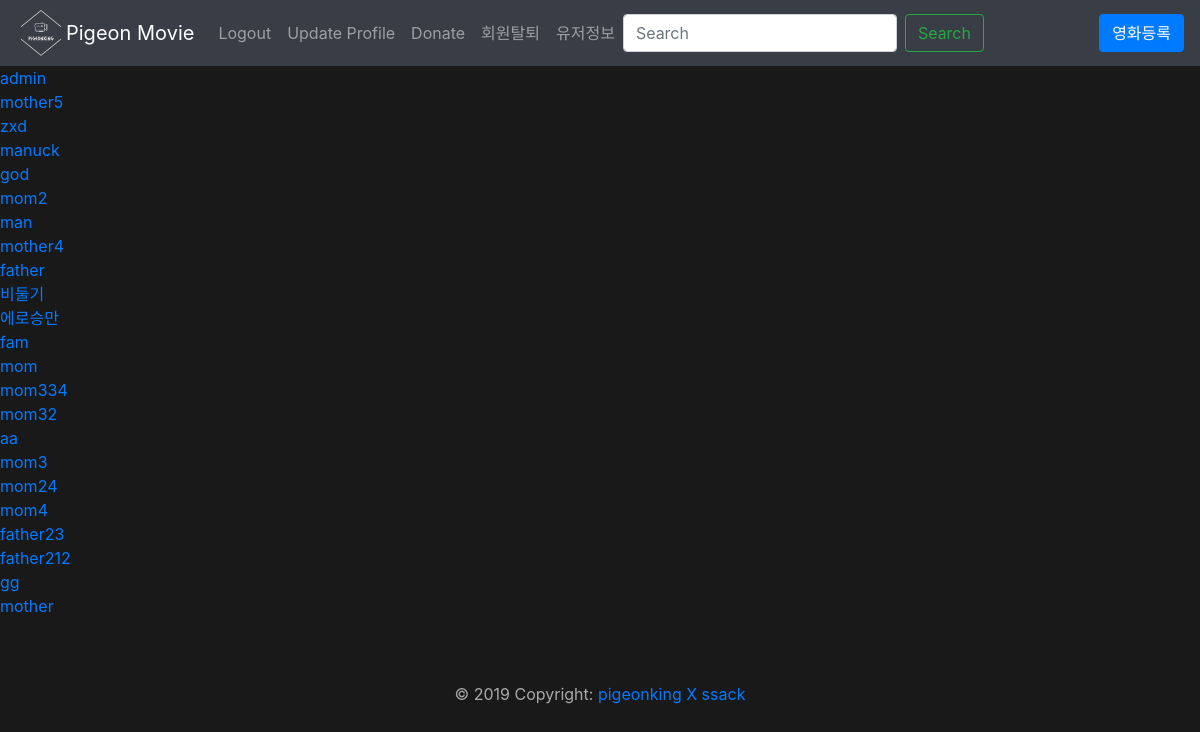
The page /accounts/userlist/ (signed in) on the database as committed earlier.
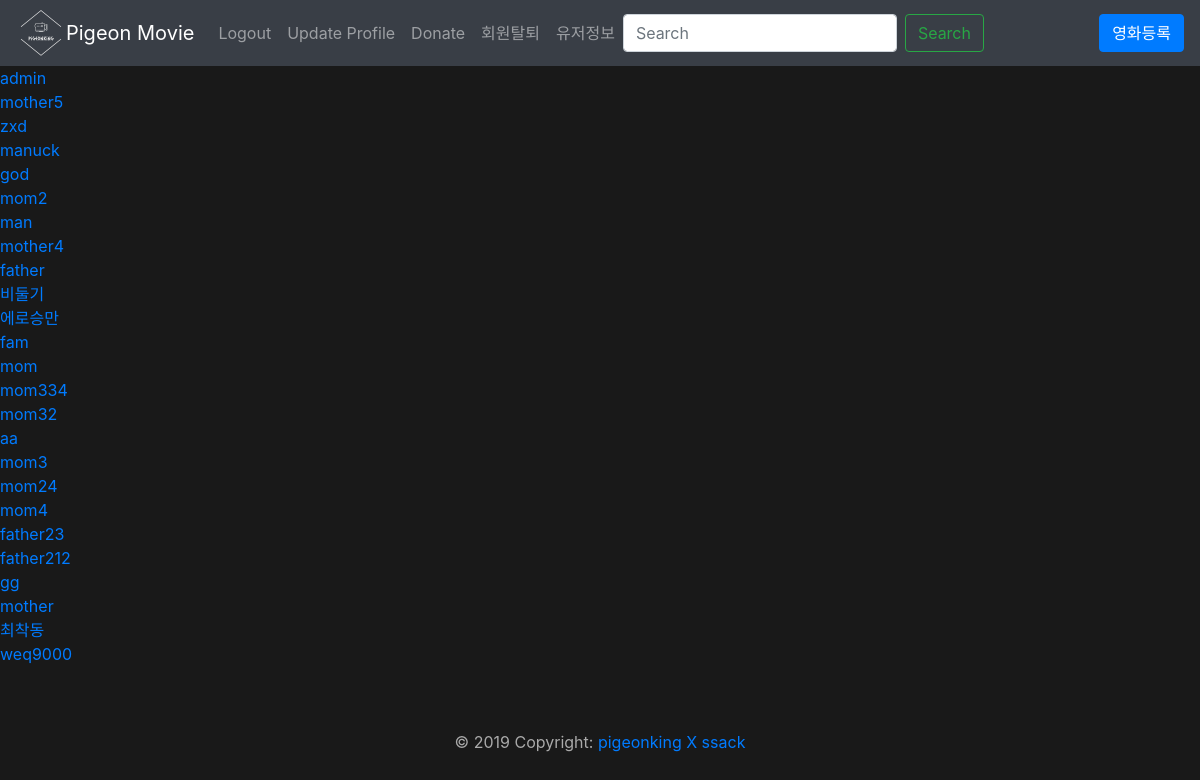
The same page on the database as committed later.
### accounts/models.py (models this page shows, shortened)
class MyUser(AbstractBaseUser):
    username = models.CharField(
        verbose_name='ID',
        max_length=255,
        unique=True,
    )
    date_of_birth = models.DateField()
    favorite_genres = models.ManyToManyField(Genre,related_name="genrestouser")
    is_active = models.BooleanField(default=True)
    is_admin = models.BooleanField(default=False)
    objects = MyUserManager()
    USERNAME_FIELD = 'username'
    REQUIRED_FIELDS = ['date_of_birth']
    def __str__(self):
        return self.username

### accounts/views.py (the view)
# urls.py: path('userlist/',views.userlist,name="userlist"),
@login_required
def userlist(request):
    if not request.user.is_admin:
        return redirect('movies:index')
    User = get_user_model()
    users = User.objects.all()
    return render(request,'accounts/userlist.html',{'users':users})

### accounts/templates/accounts/userlist.html
{% extends 'base.html' %}
{% block body %}
{% for user in users %}
    <a href="{% url 'accounts:user_detail' user.pk %}">{{ user }}</a><br>
{% endfor %}
{% endblock %}

### final_project/templates/base.html (shortened to what this page needs)
<!DOCTYPE html>
{% load static %}
<html lang="ko">
<head>
    <link rel="stylesheet" href="https://stackpath.bootstrapcdn.com/bootstrap/4.3.1/css/bootstrap.min.css">
</head>
<body style="background-color:#191919; color:#AAA">
    {% include '_navbar.html' %}
    {% block body %}
    {% endblock %}
    {% include '_footer.html' %}
</body>
</html>

### final_project/templates/_navbar.html (shortened to what this page needs)
{% load static %}
<nav class="navbar sticky-top navbar-expand-lg navbar-dark" style="background-color:#393e46">
<img src="{% static 'logo.png' %}" style="width:50px;height:50px">
  <a class="navbar-brand" href="/movies/">Pigeon Movie</a>
  <div class="collapse navbar-collapse" id="navbarSupportedContent">
    <ul class="navbar-nav mr-auto">
      {% if user.is_authenticated %}
      <li class="nav-item"><a class="nav-link" href="{% url 'accounts:logout' %}">Logout</a></li>
      <li class="nav-item"><a class="nav-link" href="{% url 'accounts:update' %}">Update Profile</a></li>
      <li class="nav-item"><a class="nav-link" href="{% url 'movies:donate' %}">Donate</a></li>
      <li class="nav-item"><a class="nav-link" href="{% url 'accounts:delete' %}" onclick="return(confirm('탈퇴하시겠습니까?'))">회원탈퇴</a></li>
	    {% else %}
	    <li class="nav-item"><a class="nav-link" href="{% url 'accounts:login' %}">Login</a></li>
	    <li class="nav-item"><a class="nav-link" href="{% url 'accounts:signup' %}">Signup</a></li>
	    <li class="nav-item"><a class="nav-link" href="{% url 'movies:donate' %}">Donate</a></li>
	    {% endif %}
	    {% if request.user.is_admin %}
        <li class="nav-item"><a class="nav-link" href="{% url 'accounts:userlist' %}">유저정보</a></li>
      {% endif %}
    {% if user.is_authenticated %}
    <form action="{% url 'movies:search' %}" class="form-inline my-2 my-lg-0">
        <input name="title" class="form-control mr-sm-2" type="search" placeholder="Search" aria-label="Search">
        <button class="btn btn-outline-success my-2 my-sm-0" type="submit">Search</button>
      </form>
    {% endif %}
    </ul>
  </div>
  <div class="navbar-collapse collapse order-3 dual-collapse2">
    <ul class="navbar-nav ml-auto">
          {% if request.user.is_admin %}
          <li class="nav-item"><a href="/admin/movies/movie/add/"><button type="button" class="btn btn-primary">영화등록</button></a></li>
          {% endif %}
    </ul>
  </div>
</nav>

### final_project/templates/_footer.html
<footer class="page-footer font-small dark mt-5">
  <div class="footer-copyright text-center py-3">© 2019 Copyright:
    <a href="movies:index"> pigeonking X ssack </a>
  </div>
</footer>

Rows that differ between the two databases and show on the page:
added MyUser: username "최착동"
added MyUser: username "weq9000"
